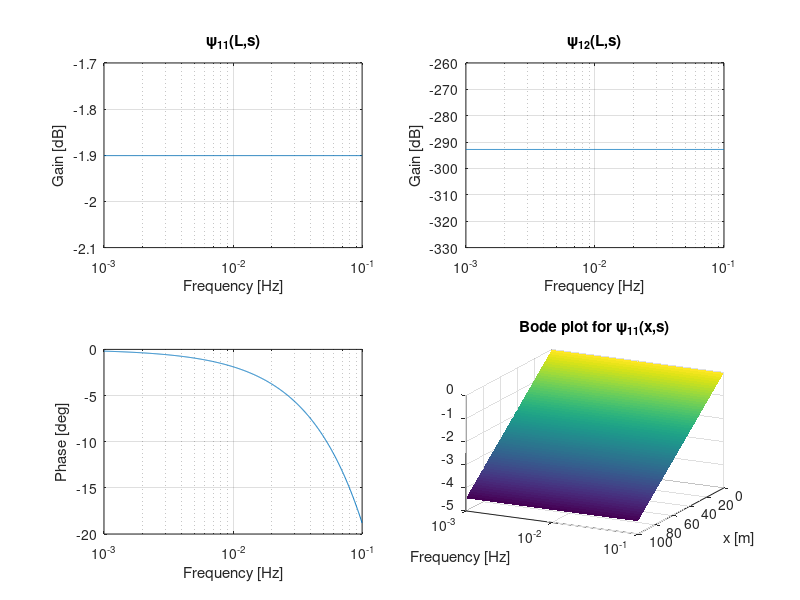
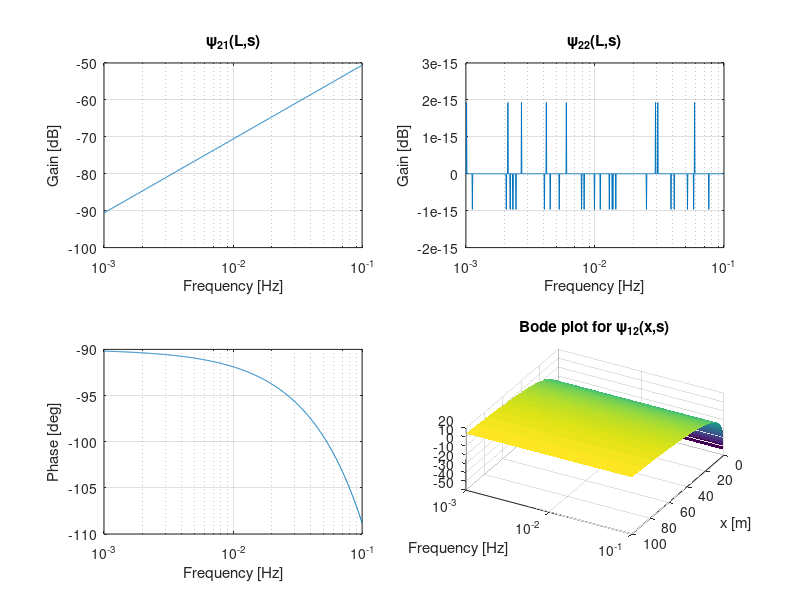
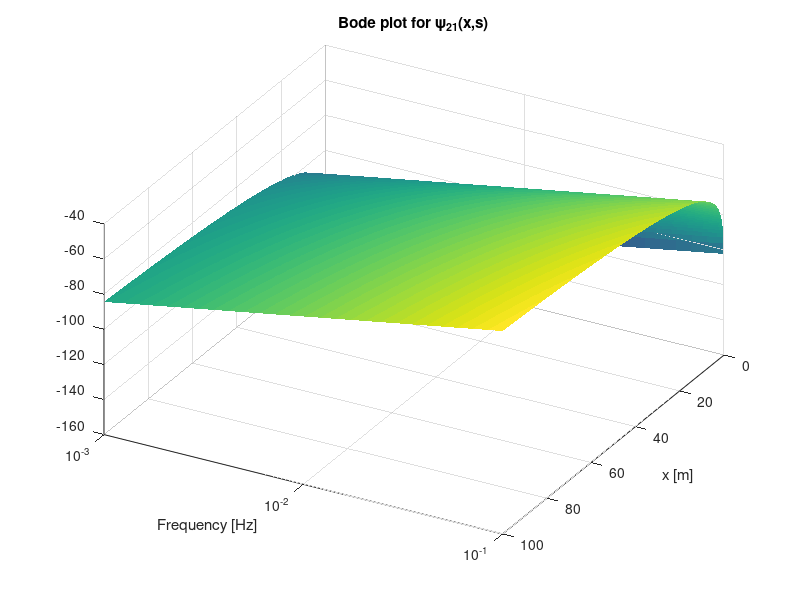
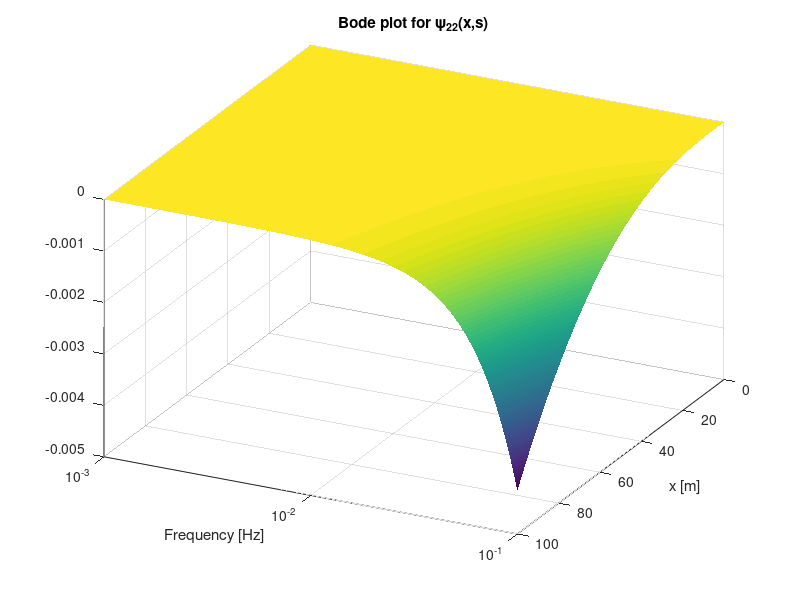

These charts were generated, in order, by the following MATLAB code:
%%% Bode plots for (rho,q)

%% [v(x,s);q(x,s)] = N(s)[v(0,s);q(0,s)], 2D plots

clear; clc; close all;
% define parameters
L = 100; % section length, [m]
tau = 15; % relaxation time, [s]
rho0 = 0.01; % rho*, linearization point

% Greenshields Hamiltonian 
% rhomax = 0.1; % jam density, [veh/m]
% qmax = 1300/3600; % max flow, [veh/s]
% 
% q = @(rho) 4*qmax*rho*(rhomax - rho)/(rhomax^2);
% qprime = @(rho) 4*qmax/rhomax - 8*qmax*rho/rhomax^2;

% Triangular Hamiltonian
rhomax = 0.1274; % jam density, [veh/m]
qmax = 2040/3600; % max flow, [veh/s]
rhoc = 0.0186; % critical density, [veh/m]

q = @(rho) (rho<=rhoc)*(qmax*rho/rhoc) + (rho>rhoc)*(qmax*(rho-rhomax)/(rhoc - rhomax));
qprime = @(rho) (rho<=rhoc)*(qmax/rhoc) + (rho>rhoc)*qmax/(rhoc - rhomax);

q0 = q(rho0);
lambda1 = q0/rho0 ; % lambda1 = v* = q(rho*)/rho*
lambda2 = qprime(rho0); % lambda2 = v* + rho* V'(rho*) = q'(rho*)

w = logspace(-3,-1,800); % frequency points
s = 1i*w;
x = L;

psi11 = (lambda2*exp((-x/lambda1).*(s+1/tau)) - (lambda1 - lambda2)*exp(-x.*s/lambda2)*tau.*s)./...
    (lambda2 - (lambda1 - lambda2)*tau*s);
psi12 = (lambda1 - lambda2)*(exp((-x/lambda1).*(s+1/tau)) - exp(-s.*x/lambda2))./...
    (rho0*(lambda2 - (lambda1 - lambda2)*tau*s));
psi21 = rho0*lambda2*(exp((-x/lambda1).*(s+1/tau)) - exp(-s.*x/lambda2))*tau.*s./...
    (lambda2 - (lambda1 - lambda2)*tau*s);
psi22 = (lambda2*exp(-s.*x/lambda2)- (lambda1 - lambda2)*exp((-x/lambda1).*(s+1/tau))*tau.*s)./...
    (lambda2 - (lambda1 - lambda2)*tau*s);

dB11 = 20*log10(abs(psi11));
phase11 = (180/pi)*unwrap(angle(psi11));
dB12 = 20*log10(abs(psi12));
phase12 = (180/pi)*unwrap(angle(psi12));
dB21 = 20*log10(abs(psi21));
phase21 = (180/pi)*unwrap(angle(psi21));
dB22 = 20*log10(abs(psi22));
phase22 = (180/pi)*unwrap(angle(psi22));

fig1 = figure(1);
subplot(2,2,1)
semilogx(w,dB11)
xlabel('Frequency [Hz]')
ylabel('Gain [dB]')
grid on
xlim([w(1) w(end)])
title('\psi_{11}(L,s)')

subplot(2,2,3)
semilogx(w,phase11)
xlabel('Frequency [Hz]')
ylabel('Phase [deg]')
grid on
xlim([w(1) w(end)])

subplot(2,2,2)
semilogx(w,dB12)
xlabel('Frequency [Hz]')
ylabel('Gain [dB]')
grid on
xlim([w(1) w(end)])
title('\psi_{12}(L,s)')

subplot(2,2,4)
semilogx(w,phase12)
xlabel('Frequency [Hz]')
ylabel('Phase [deg]')
grid on
xlim([w(1) w(end)])

% set(findall(gcf,'-property','FontSize'),'FontSize',14)
% print(fig1,'-dpdf','IOv_-3to-1')

fig2 = figure(2)
subplot(2,2,1)
semilogx(w,dB21)
xlabel('Frequency [Hz]')
ylabel('Gain [dB]')
grid on
xlim([w(1) w(end)])
title('\psi_{21}(L,s)')

subplot(2,2,3)
semilogx(w,phase21)
xlabel('Frequency [Hz]')
ylabel('Phase [deg]')
grid on
xlim([w(1) w(end)])

subplot(2,2,2)
semilogx(w,dB22)
xlabel('Frequency [Hz]')
ylabel('Gain [dB]')
grid on
xlim([w(1) w(end)])
title('\psi_{22}(L,s)')

subplot(2,2,4)
semilogx(w,phase22)
xlabel('Frequency [Hz]')
ylabel('Phase [deg]')
grid on
xlim([w(1) w(end)])


% set(findall(gcf,'-property','FontSize'),'FontSize',14)
% print(fig2,'-dpdf','IOq_-3to-1')
%% distributed
clear; clc; close all;

% define parameters
L = 100; % section length, [m]
tau = 15; % relaxation time, [s]
rho0 = 0.01; % rho*, linearization point

% Greenshields Hamiltonian 
rhomax = 0.1; % jam density, [veh/m]
qmax = 1300/3600; % max flow, [veh/s]

q = @(rho) 4*qmax*rho*(rhomax - rho)/(rhomax^2);
qprime = @(rho) 4*qmax/rhomax - 8*qmax*rho/rhomax^2;

% Triangular Hamiltonian
% rhomax = 0.1274; % jam density, [veh/m]
% qmax = 2040/3600; % max flow, [veh/s]
% rhoc = 0.0186; % critical density, [veh/m]
% 
% q = @(rho) (rho<=rhoc)*(qmax*rho/rhoc) + (rho>rhoc)*(qmax*(rho-rhomax)/(rhoc - rhomax));
% qprime = @(rho) (rho<=rhoc)*(qmax/rhoc) + (rho>rhoc)*qmax/(rhoc - rhomax);

q0 = q(rho0);
lambda1 = q0/rho0 ; % lambda1 = v* = q(rho*)/rho*
lambda2 = qprime(rho0); % lambda2 = v* + rho* V'(rho*) = q'(rho*)

w = logspace(-3,-1,800); % frequency points
s = 1i*w;
X = 0:.1:L;

psi11 = NaN(length(X),length(s));
psi12 = psi11;
psi21 = psi11;
psi22 = psi11;

for i = 1:length(X);
    x = X(i);
    psi11(i,:) = (lambda2*exp((-x/lambda1).*(s+1/tau)) - (lambda1 - lambda2)*exp(-x.*s/lambda2)*tau.*s)./...
    (lambda2 - (lambda1 - lambda2)*tau.*s);
    psi12(i,:) = (lambda1 - lambda2)*(exp((-x/lambda1).*(s+1/tau)) - exp(-s.*x/lambda2))./...
    (rho0*(lambda2 - (lambda1 - lambda2)*tau*s));
    psi21(i,:) = rho0*lambda2*(exp((-x/lambda1).*(s+1/tau)) - exp(-s.*x/lambda2))*tau.*s./...
    (lambda2 - (lambda1 - lambda2)*tau*s);
    psi22(i,:) = (lambda2*exp(-s.*x/lambda2)- (lambda1 - lambda2)*exp((-x/lambda1).*(s+1/tau))*tau.*s)./...
    (lambda2 - (lambda1 - lambda2)*tau*s);
end

dB11 = 20*log10(abs(psi11));
phase11 = (180/pi)*unwrap(angle(psi11));
dB12 = 20*log10(abs(psi12));
phase12 = (180/pi)*unwrap(angle(psi12));
dB21 = 20*log10(abs(psi21));
phase21 = (180/pi)*unwrap(angle(psi21));
dB22 = 20*log10(abs(psi22));
phase22 = (180/pi)*unwrap(angle(psi22));
%%
fig1 = figure(1);
surf(w,X,dB11,'Edgecolor','none')
xlabel('Frequency [Hz]')
ylabel('x [m]')
set(gca,'xscale','log')
set(gca,'Ydir','reverse')
title('Bode plot for \psi_{11}(x,s)')
view([1 -2 1])
% set(findall(gcf,'-property','FontSize'),'FontSize',14)
% print(fig1,'-dpdf','distr11_-3to-1')

fig2 = figure(2);
surf(w,X,dB12,'Edgecolor','none')
xlabel('Frequency [Hz]')
ylabel('x [m]')
set(gca,'xscale','log')
set(gca,'Ydir','reverse')
view([1 -1.8 3])
title('Bode plot for \psi_{12}(x,s)')
% set(findall(gcf,'-property','FontSize'),'FontSize',14)
% print(fig2,'-dpdf','distr12_-3to-1')

fig3 = figure(3);
surf(w,X,dB21,'Edgecolor','none')
xlabel('Frequency [Hz]')
ylabel('x [m]')
set(gca,'xscale','log')
set(gca,'Ydir','reverse')
title('Bode plot for \psi_{21}(x,s)')
view([1 -1.8 2])
% set(findall(gcf,'-property','FontSize'),'FontSize',14)
% print(fig3,'-dpdf','distr21_-3to-1')

fig4 = figure(4);
surf(w,X,dB22,'Edgecolor','none')
xlabel('Frequency [Hz]')
ylabel('x [m]')
set(gca,'xscale','log')
set(gca,'Ydir','reverse')
title('Bode plot for \psi_{22}(x,s)')
view([1 -2 1.5])
% set(findall(gcf,'-property','FontSize'),'FontSize',14)
% print(fig4,'-dpdf','distr22_-3to-1')

